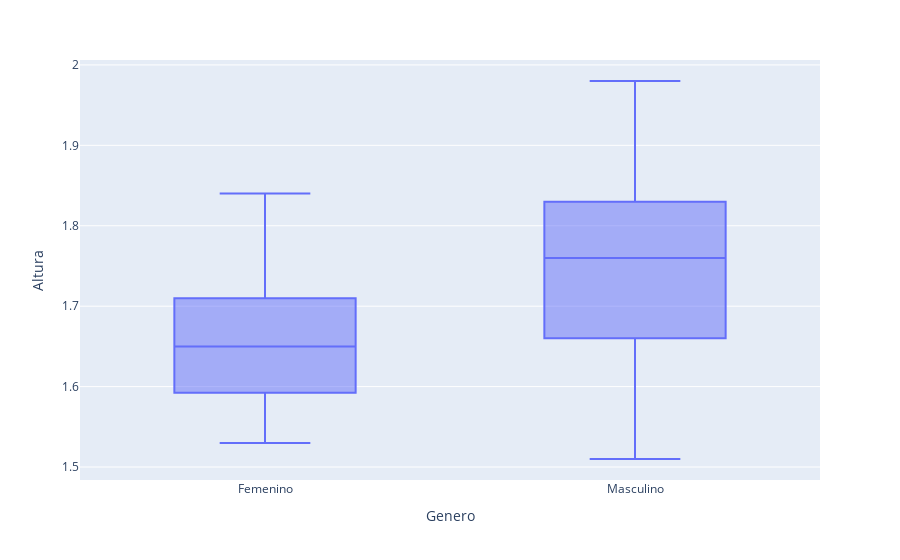
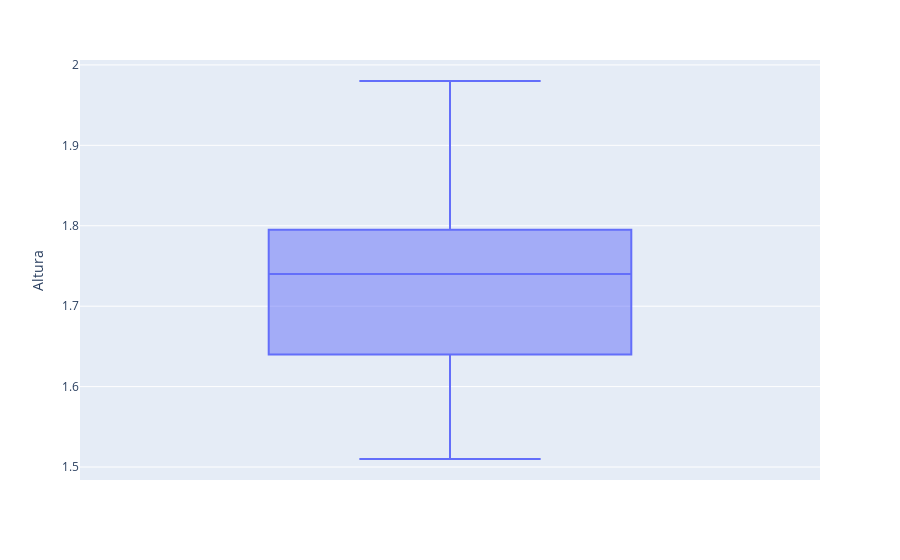

The code cell stored with these charts, in order, in its notebook:
### Markdown cell above
Primero se selecciona de la DF solamente las columnas de Genero y Altura para luego relizar el grafico de cajas y violin. La sub DataFrame en base a la cual se greficara se llamara `Altura`.

### Code cell
altura = df[["Genero","Altura"]]
fig = plt.figure(figsize=(5,3))
fig = px.box(altura, x="Genero", y="Altura")
fig2 = px.box(altura, y="Altura")
fig.show()
fig2.show()

### Figure 1 — Plotly figure (JSON) as saved in the notebook; plotly's stock layout.template omitted (floating-point values rounded to 4 significant figures)
{"data": [{"alignmentgroup": "True", "hovertemplate": "Genero=%{x}<br>Altura=%{y}<extra></extra>", "legendgroup": "", "marker": {"color": "#636efa"}, "name": "", "notched": false, "offsetgroup": "", "orientation": "v", "showlegend": false, "type": "box", "x": ["Femenino", "Femenino", "Masculino", "Masculino", "Femenino", "Femenino", "Masculino", "Masculino", "Masculino", "Masculino", "Femenino", "Masculino", "Femenino", "Masculino", "Masculino", "Masculino", "Masculino", "Masculino", "Masculino", "Masculino", "Femenino", "Masculino", "Femenino", "Masculino", "Masculino", "Masculino", "Masculino", "Masculino", "Femenino", "Masculino", "Femenino", "Masculino", "Masculino", "Masculino", "Masculino", "Masculino", "Masculino", "Masculino", "Femenino", "Femenino", "Masculino", "Masculino", "Femenino", "Masculino", "Masculino", "Masculino", "Masculino", "Masculino", "Masculino", "Masculino", "Masculino", "Femenino", "Masculino", "Masculino", "Masculino", "Masculino", "Masculino", "Masculino", "Masculino", "Masculino", "Femenino", "Masculino", "Masculino", "Masculino", "Masculino", "Masculino", "Femenino", "Masculino", "Femenino", "Femenino", "Masculino", "Masculino", "Masculino", "Masculino", "Femenino", "Masculino", "Masculino", "Masculino", "Masculino", "Masculino", "Masculino", "Masculino", "Femenino", "Masculino", "Masculino", "Masculino", "Masculino", "Masculino", "Masculino", "Femenino", "Masculino", "Masculino", "Masculino", "Femenino", "Masculino", "Masculino", "Masculino", "Masculino", "Masculino", "Masculino", "Femenino", "Masculino", "Masculino", "Masculino", "Masculino"], "x0": " ", "xaxis": "x", "y": [1.71, 1.7, 1.51, 1.51, 1.53, 1.78, 1.53, 1.53, 1.53, 1.77, 1.55, 1.77, 1.64, 1.77, 1.77, 1.55, 1.55, 1.55, 1.55, 1.56, 1.65, 1.56, 1.54, 1.57, 1.57, 1.57, 1.59, 1.61, 1.58, 1.62, 1.64, 1.62, 1.64, 1.65, 1.66, 1.68, 1.68, 1.69, 1.65, 1.63, 1.7, 1.7, 1.84, 1.7, 1.72, 1.72, 1.73, 1.74, 1.74, 1.74, 1.74, 1.65, 1.74, 1.75, 1.75, 1.75, 1.75, 1.76, 1.76, 1.76, 1.81, 1.76, 1.76, 1.77, 1.77, 1.78, 1.71, 1.78, 1.75, 1.56, 1.78, 1.78, 1.78, 1.79, 1.65, 1.79, 1.79, 1.82, 1.83, 1.83, 1.83, 1.84, 1.64, 1.85, 1.86, 1.86, 1.87, 1.88, 1.88, 1.7, 1.89, 1.89, 1.9, 1.78, 1.91, 1.91, 1.91, 1.92, 1.93, 1.95, 1.54, 1.96, 1.96, 1.96, 1.98], "y0": " ", "yaxis": "y"}], "layout": {"boxmode": "group", "legend": {"tracegroupgap": 0}, "margin": {"t": 60}, "xaxis": {"anchor": "y", "domain": [0, 1], "title": {"text": "Genero"}}, "yaxis": {"anchor": "x", "domain": [0, 1], "title": {"text": "Altura"}}}}

### Figure 2 — Plotly figure (JSON) as saved in the notebook; plotly's stock layout.template omitted (floating-point values rounded to 4 significant figures)
{"data": [{"alignmentgroup": "True", "hovertemplate": "Altura=%{y}<extra></extra>", "legendgroup": "", "marker": {"color": "#636efa"}, "name": "", "notched": false, "offsetgroup": "", "orientation": "v", "showlegend": false, "type": "box", "x0": " ", "xaxis": "x", "y": [1.71, 1.7, 1.51, 1.51, 1.53, 1.78, 1.53, 1.53, 1.53, 1.77, 1.55, 1.77, 1.64, 1.77, 1.77, 1.55, 1.55, 1.55, 1.55, 1.56, 1.65, 1.56, 1.54, 1.57, 1.57, 1.57, 1.59, 1.61, 1.58, 1.62, 1.64, 1.62, 1.64, 1.65, 1.66, 1.68, 1.68, 1.69, 1.65, 1.63, 1.7, 1.7, 1.84, 1.7, 1.72, 1.72, 1.73, 1.74, 1.74, 1.74, 1.74, 1.65, 1.74, 1.75, 1.75, 1.75, 1.75, 1.76, 1.76, 1.76, 1.81, 1.76, 1.76, 1.77, 1.77, 1.78, 1.71, 1.78, 1.75, 1.56, 1.78, 1.78, 1.78, 1.79, 1.65, 1.79, 1.79, 1.82, 1.83, 1.83, 1.83, 1.84, 1.64, 1.85, 1.86, 1.86, 1.87, 1.88, 1.88, 1.7, 1.89, 1.89, 1.9, 1.78, 1.91, 1.91, 1.91, 1.92, 1.93, 1.95, 1.54, 1.96, 1.96, 1.96, 1.98], "y0": " ", "yaxis": "y"}], "layout": {"boxmode": "group", "legend": {"tracegroupgap": 0}, "margin": {"t": 60}, "xaxis": {"anchor": "y", "domain": [0, 1]}, "yaxis": {"anchor": "x", "domain": [0, 1], "title": {"text": "Altura"}}}}
